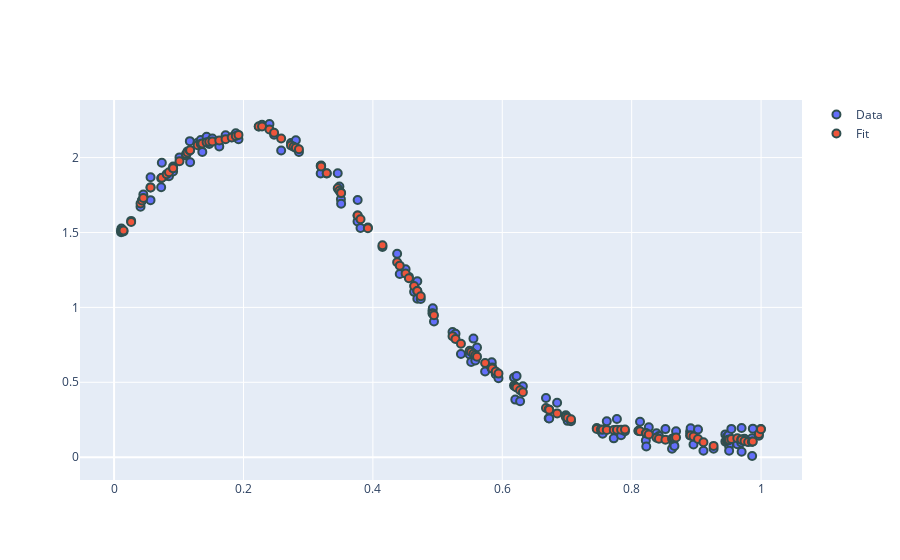

Source (notebook cell):
### Code cell
# Model creation
description = ( ("s(1)", "inc", 30, (0, 0), "equidistant"), )
M = StarModel(description=description)
M.fit(X=X_train, y=y_train)
print("MSE = ", M.mse)
#Mbest = M.calc_GCV(X=X_train, y=y_train, n_grid=5)

### Figure 1 — Plotly figure (JSON) as saved in the notebook; plotly's stock layout.template omitted (floating-point values rounded to 4 significant figures; data arrays with more than 128 entries replaced by an {"elided": "..."} marker saying what was removed)
{"data": [{"marker": {"line": {"color": "DarkSlateGrey", "width": 2}, "size": 8}, "mode": "markers", "name": "Data", "type": "scatter", "x": {"elided": "134 float values"}, "y": {"elided": "134 float values"}}, {"marker": {"line": {"color": "DarkSlateGrey", "width": 2}, "size": 8}, "mode": "markers", "name": "Fit", "type": "scatter", "x": {"elided": "134 float values"}, "y": {"elided": "134 float values"}}], "layout": {"autosize": true, "xaxis": {"autorange": true, "range": [-0.04954, 1.06], "type": "linear"}, "yaxis": {"autorange": true, "range": [-0.168, 2.4], "type": "linear"}}}
